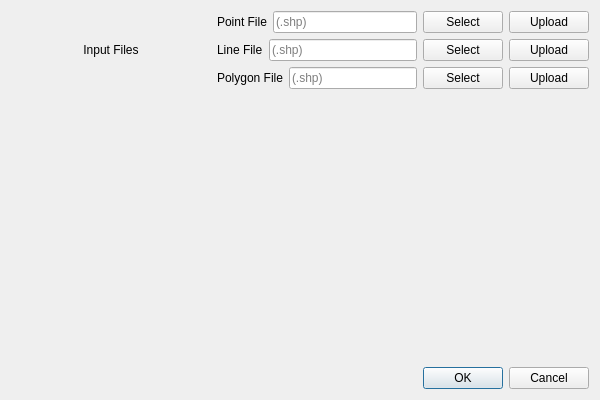
<?xml version="1.0" encoding="UTF-8"?>
<ui version="4.0">
 <class>TestPluginDialogBase</class>
 <widget class="QDialog" name="TestPluginDialogBase">
  <property name="geometry">
   <rect>
    <x>0</x>
    <y>0</y>
    <width>600</width>
    <height>400</height>
   </rect>
  </property>
  <property name="windowTitle">
   <string>TEST_AdarshSinha</string>
  </property>
  <layout class="QVBoxLayout" name="verticalLayout_2">
   <item>
    <layout class="QHBoxLayout" name="horizontalLayout_4">
     <item>
      <widget class="QLabel" name="label_4">
       <property name="minimumSize">
        <size>
         <width>200</width>
         <height>0</height>
        </size>
       </property>
       <property name="text">
        <string>Input Files</string>
       </property>
       <property name="alignment">
        <set>Qt::AlignCenter</set>
       </property>
      </widget>
     </item>
     <item>
      <layout class="QVBoxLayout" name="verticalLayout">
       <item>
        <layout class="QHBoxLayout" name="horizontalLayout">
         <item>
          <widget class="QLabel" name="label">
           <property name="text">
            <string>Point File</string>
           </property>
          </widget>
         </item>
         <item>
          <widget class="QLineEdit" name="pointFileLineEdit">
           <property name="placeholderText">
            <string>(.shp)</string>
           </property>
          </widget>
         </item>
         <item>
          <widget class="QPushButton" name="pointSelectButton">
           <property name="text">
            <string>Select</string>
           </property>
          </widget>
         </item>
         <item>
          <widget class="QPushButton" name="pointUploadButton">
           <property name="text">
            <string>Upload</string>
           </property>
          </widget>
         </item>
        </layout>
       </item>
       <item>
        <layout class="QHBoxLayout" name="horizontalLayout_2">
         <item>
          <widget class="QLabel" name="label_2">
           <property name="text">
            <string>Line File</string>
           </property>
          </widget>
         </item>
         <item>
          <widget class="QLineEdit" name="lineFileLineEdit">
           <property name="placeholderText">
            <string>(.shp)</string>
           </property>
          </widget>
         </item>
         <item>
          <widget class="QPushButton" name="lineSelectButton">
           <property name="text">
            <string>Select</string>
           </property>
          </widget>
         </item>
         <item>
          <widget class="QPushButton" name="lineUploadButton">
           <property name="text">
            <string>Upload</string>
           </property>
          </widget>
         </item>
        </layout>
       </item>
       <item>
        <layout class="QHBoxLayout" name="horizontalLayout_3">
         <item>
          <widget class="QLabel" name="label_3">
           <property name="text">
            <string>Polygon File</string>
           </property>
          </widget>
         </item>
         <item>
          <widget class="QLineEdit" name="polygonFileLineEdit">
           <property name="placeholderText">
            <string>(.shp)</string>
           </property>
          </widget>
         </item>
         <item>
          <widget class="QPushButton" name="polygonSelectButton">
           <property name="text">
            <string>Select</string>
           </property>
          </widget>
         </item>
         <item>
          <widget class="QPushButton" name="polygonUploadButton">
           <property name="text">
            <string>Upload</string>
           </property>
          </widget>
         </item>
        </layout>
       </item>
      </layout>
     </item>
    </layout>
   </item>
   <item>
    <spacer name="verticalSpacer">
     <property name="orientation">
      <enum>Qt::Vertical</enum>
     </property>
     <property name="sizeHint" stdset="0">
      <size>
       <width>20</width>
       <height>40</height>
      </size>
     </property>
    </spacer>
   </item>
   <item>
    <widget class="QDialogButtonBox" name="button_box">
     <property name="orientation">
      <enum>Qt::Horizontal</enum>
     </property>
     <property name="standardButtons">
      <set>QDialogButtonBox::Cancel|QDialogButtonBox::Ok</set>
     </property>
    </widget>
   </item>
  </layout>
 </widget>
 <resources/>
 <connections>
  <connection>
   <sender>button_box</sender>
   <signal>accepted()</signal>
   <receiver>TestPluginDialogBase</receiver>
   <slot>accept()</slot>
   <hints>
    <hint type="sourcelabel">
     <x>20</x>
     <y>20</y>
    </hint>
    <hint type="destinationlabel">
     <x>20</x>
     <y>20</y>
    </hint>
   </hints>
  </connection>
  <connection>
   <sender>button_box</sender>
   <signal>rejected()</signal>
   <receiver>TestPluginDialogBase</receiver>
   <slot>reject()</slot>
   <hints>
    <hint type="sourcelabel">
     <x>20</x>
     <y>20</y>
    </hint>
    <hint type="destinationlabel">
     <x>20</x>
     <y>20</y>
    </hint>
   </hints>
  </connection>
 </connections>
</ui>
